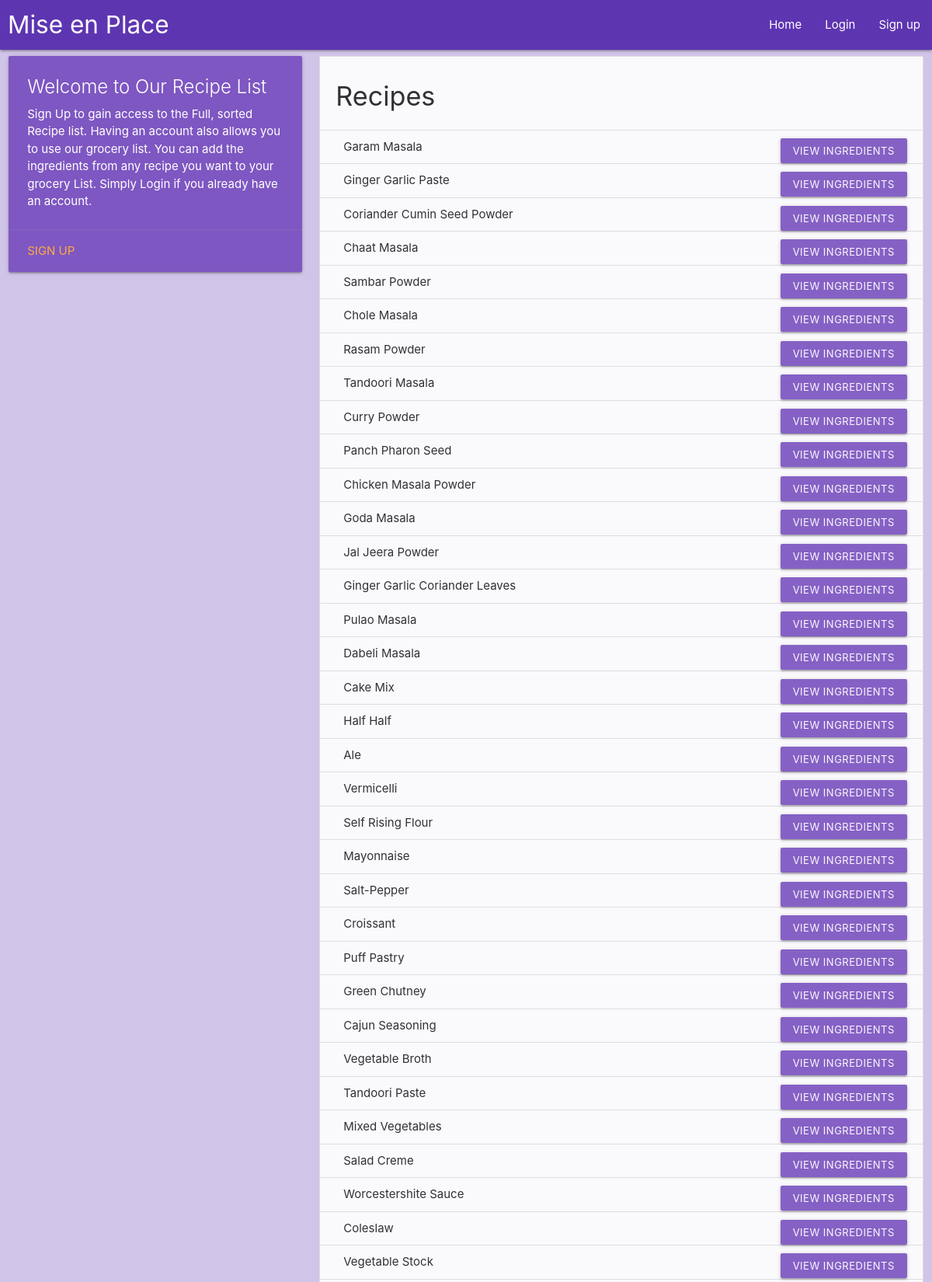
The page / (upper part) on the database its author committed.
### app/models.py (models this page shows, shortened)
class Recipe(db.Model):
    rid = db.Column(db.Integer, primary_key=True)
    name = db.Column(db.String(50))
    category = db.Column(db.String(50))
    ingredientsList = db.Column(db.String(100))

### app/views.py (the view)
@app.route('/')
def index():
    if current_user.is_authenticated:
      recipes = Recipe.query.order_by(Recipe.name)
    else:
      recipes = Recipe.query.limit(50)
    return render_template("/public/index.html", recipes=recipes )

### app/templates/public/index.html (shortened to what this page needs)
{% extends "public/templates/public_templates.html" %}
{% block main %}
{% if current_user.is_authenticated %}
<div class="row">
    <div class="col s12">
        <ul class="collection with-header">
            <li class="collection-header">
                <h4>Recipes</h4>
            </li>
            {% for x in recipes %}
            <li class="collection-item">
                <div>{{x.name}}
                    <a class="waves-effect waves-light btn-small modal-trigger right deep-purple lighten-1" href="#modal1" style="margin-left: 5px;">View Ingredients</a>
                    <a class="waves-effect waves-light btn-small right deep-purple lighten-1" href="/addtofav/{{x.rid}}">Add To Favourites</a>
                </div>
                <div class="modal" id="modal1">
                    <div class="modal-content">
                        <h4>{{x.name}}</h4>
                        <p>Ingredients: {{x.ingredientsList}}</p>
                    </div>
                    <div class="modal-footer">
                        <a href="/addrecipebased/{{x.rid}}" class="waves-effect waves-light btn-small left deep-purple lighten-1">Add Ingredients to List</a>
                        <a href="#" class="modal-close btn right deep-purple lighten-1">Close</a>
                    </div>
                </div>
            </li>
            {% endfor %}
        </ul>
    </div>
</div>
{% else %}
<div class="row">
    <div class="col s4">
        <div class="card deep-purple lighten-1">
            <div class="card-content white-text">
              <span class="card-title">Welcome to Our Recipe List</span>
              <p>Sign Up to gain access to the Full, sorted Recipe list. Having an account also allows you to use our grocery list. You can add the ingredients from any recipe you want to your grocery List.
                  Simply Login if you already have an account. </p>
            </div>
            <div class="card-action">
              <a href="/signup">Sign Up</a>
            </div>
          </div>
    </div>
    <div class="col s8 ">
        <ul class="collection with-header">
            <li class="collection-header">
                <h4>Recipes</h4>
            </li>
            {% for x in recipes %}
            <li class="collection-item">
                <div>{{x.name}}
                    <a class="waves-effect waves-light btn-small right deep-purple lighten-1 modal-trigger" href="#modal{{x.rid}}">View Ingredients</a>
                </div>
            </li>
            {% endfor %}
        </ul>
    </div>
</div>
{% endif %}
{% endblock %}

### app/templates/public/templates/public_templates.html (shortened to what this page needs)
<!doctype html>
<html lang="en">
<head>
    <link rel="stylesheet" href="https://cdnjs.cloudflare.com/ajax/libs/materialize/1.0.0/css/materialize.min.css">
</head>
<body>
    <nav>
        <div class="nav-wrapper deep-purple darken-1">
          <a href="#!" class="brand-logo">Mise en Place</a>
          <ul class="right hide-on-med-and-down">
            <li><a href="/">Home</a></li>
            {% if current_user.is_authenticated %}
                <li><a href="/gList">My Grocery List</a></li>
                <li><a href="/logout">logout</a></li>
            {% else %}
            <li><a href="/login">Login</a></li>
            <li><a href="/signup">Sign up</a></li>
            {% endif %}
          </ul>
        </div>
      </nav>
    {% block main %}{% endblock %}
</body>
</html>

### rows shown on the page
Recipe: name "Garam Masala"
Recipe: name "Ginger Garlic Paste"
Recipe: name "Coriander Cumin Seed Powder"
Recipe: name "Chaat Masala"
Recipe: name "Sambar Powder"
Recipe: name "Chole Masala"
Recipe: name "Rasam Powder"
Recipe: name "Tandoori Masala"
Recipe: name "Curry Powder"
Recipe: name "Panch Pharon Seed"
Recipe: name "Chicken Masala Powder"
Recipe: name "Goda Masala"
Recipe: name "Jal Jeera Powder"
Recipe: name "Ginger Garlic Coriander Leaves"
Recipe: name "Pulao Masala"
Recipe: name "Dabeli Masala"
Recipe: name "Cake Mix"
Recipe: name "Half Half"
Recipe: name "Ale"
Recipe: name "Vermicelli"
Recipe: name "Self Rising Flour"
Recipe: name "Mayonnaise"
Recipe: name "Salt-Pepper"
Recipe: name "Croissant"
Recipe: name "Puff Pastry"
Recipe: name "Green Chutney"
Recipe: name "Cajun Seasoning"
Recipe: name "Vegetable Broth"
Recipe: name "Tandoori Paste"
Recipe: name "Mixed Vegetables"
Recipe: name "Salad Creme"
Recipe: name "Worcestershite Sauce"
Recipe: name "Coleslaw"
Recipe: name "Vegetable Stock"
